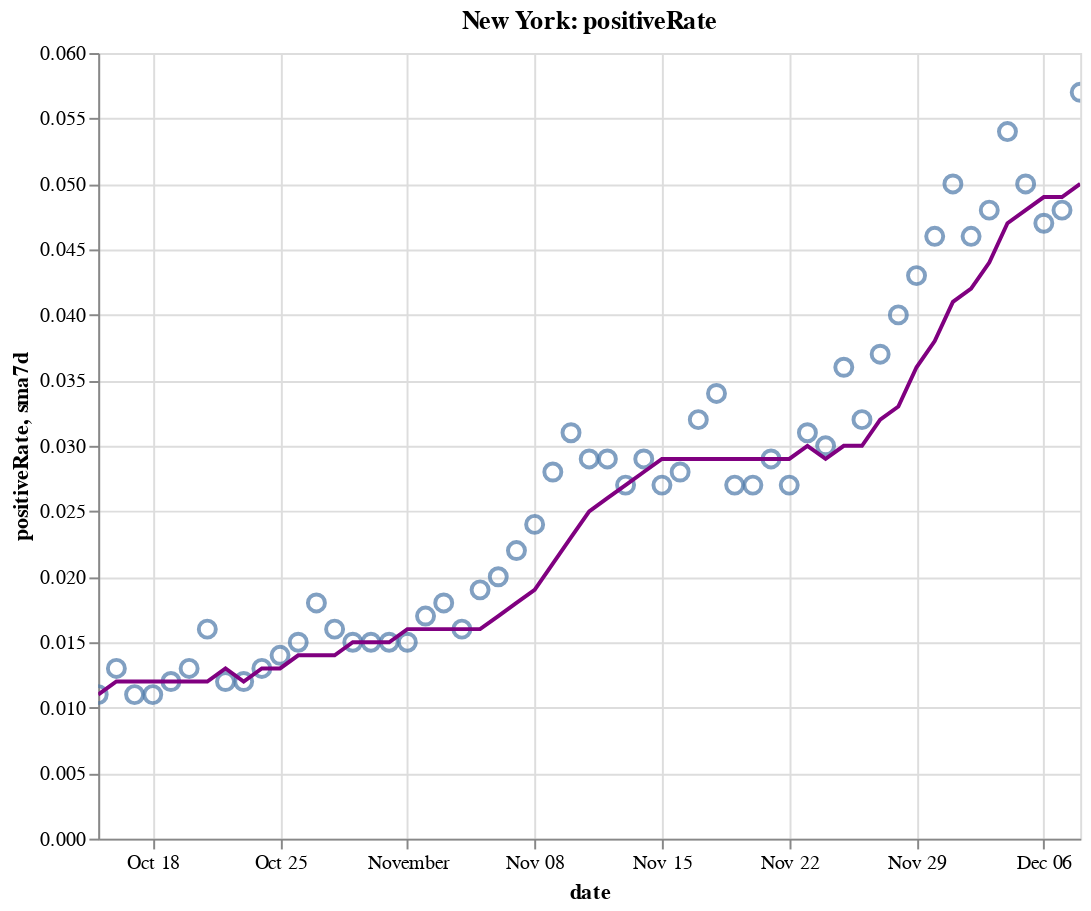

Notebook source saved alongside this figure:
### Code cell
create_plot(ny, 'positiveRate')

### Figure 1 — Vega-Lite specification as saved in the notebook (floating-point values rounded to 4 significant figures)
{"config": {"view": {"continuousWidth": 400, "continuousHeight": 300}}, "layer": [{"layer": [{"mark": {"type": "point", "size": 75}, "encoding": {"tooltip": [{"type": "temporal", "field": "date"}, {"type": "quantitative", "field": "positiveRate"}, {"type": "quantitative", "field": "sma7d"}], "x": {"type": "temporal", "field": "date"}, "y": {"type": "quantitative", "field": "positiveRate"}}, "selection": {"selector010": {"type": "interval", "bind": "scales", "encodings": ["x", "y"]}}}, {"mark": {"type": "line", "color": "purple"}, "encoding": {"x": {"type": "temporal", "field": "date"}, "y": {"type": "quantitative", "field": "sma7d"}}}]}, {"mark": {"type": "rule", "color": "#aaa"}, "encoding": {"x": {"type": "temporal", "field": "date"}}, "transform": [{"filter": {"selection": "selector009"}}]}, {"mark": "circle", "encoding": {"opacity": {"condition": {"value": 1, "selection": "selector009"}, "value": 0}, "tooltip": [{"type": "temporal", "field": "date"}, {"type": "quantitative", "field": "positiveRate"}, {"type": "quantitative", "field": "sma7d"}], "x": {"type": "temporal", "field": "date"}, "y": {"type": "quantitative", "field": "positiveRate"}}, "selection": {"selector009": {"type": "single", "encodings": ["x"], "on": "mouseover", "nearest": true, "empty": "none"}}}, {"mark": {"type": "text", "align": "left", "dx": 5, "dy": -5, "stroke": "white", "strokeWidth": 2}, "encoding": {"text": {"type": "quantitative", "field": "positiveRate"}, "tooltip": [{"type": "temporal", "field": "date"}, {"type": "quantitative", "field": "positiveRate"}, {"type": "quantitative", "field": "sma7d"}], "x": {"type": "temporal", "field": "date"}, "y": {"type": "quantitative", "field": "positiveRate"}}, "transform": [{"filter": {"selection": "selector009"}}]}, {"mark": {"type": "text", "align": "left", "dx": 5, "dy": -5}, "encoding": {"text": {"type": "quantitative", "field": "positiveRate"}, "tooltip": [{"type": "temporal", "field": "date"}, {"type": "quantitative", "field": "positiveRate"}, {"type": "quantitative", "field": "sma7d"}], "x": {"type": "temporal", "field": "date"}, "y": {"type": "quantitative", "field": "positiveRate"}}, "transform": [{"filter": {"selection": "selector009"}}]}], "data": {"name": "data-61a0fd7844747127be25f14bb2d8b8cc"}, "height": 400, "title": "New York: positiveRate", "width": 500, "$schema": "https://vega.github.io/schema/vega-lite/v4.8.1.json", "datasets": {"data-61a0fd7844747127be25f14bb2d8b8cc": [{"date": "2020-10-15T00:00:00", "totalTestResultsIncrease": 133200.0, "positiveIncrease": 1460.0, "death": 25620.0, "deathIncrease": 13.0, "positiveRate": 0.011, "state": "New York", "sma7d": 0.011}, {"date": "2020-10-16T00:00:00", "totalTestResultsIncrease": 136000.0, "positiveIncrease": 1707.0, "death": 25630.0, "deathIncrease": 10.0, "positiveRate": 0.013, "state": "New York", "sma7d": 0.012}, {"date": "2020-10-17T00:00:00", "totalTestResultsIncrease": 160000.0, "positiveIncrease": 1784.0, "death": 25640.0, "deathIncrease": 9.0, "positiveRate": 0.011, "state": "New York", "sma7d": 0.012}, {"date": "2020-10-18T00:00:00", "totalTestResultsIncrease": 128800.0, "positiveIncrease": 1390.0, "death": 25640.0, "deathIncrease": 7.0, "positiveRate": 0.011, "state": "New York", "sma7d": 0.012}, {"date": "2020-10-19T00:00:00", "totalTestResultsIncrease": 82010.0, "positiveIncrease": 998.0, "death": 25660.0, "deathIncrease": 15.0, "positiveRate": 0.012, "state": "New York", "sma7d": 0.012}, {"date": "2020-10-20T00:00:00", "totalTestResultsIncrease": 90540.0, "positiveIncrease": 1201.0, "death": 25670.0, "deathIncrease": 13.0, "positiveRate": 0.013, "state": "New York", "sma7d": 0.012}, {"date": "2020-10-21T00:00:00", "totalTestResultsIncrease": 124800.0, "positiveIncrease": 2026.0, "death": 25680.0, "deathIncrease": 7.0, "positiveRate": 0.016, "state": "New York", "sma7d": 0.012}, {"date": "2020-10-22T00:00:00", "totalTestResultsIncrease": 135300.0, "positiveIncrease": 1628.0, "death": 25690.0, "deathIncrease": 15.0, "positiveRate": 0.012, "state": "New York", "sma7d": 0.013}, {"date": "2020-10-23T00:00:00", "totalTestResultsIncrease": 141500.0, "positiveIncrease": 1637.0, "death": 25700.0, "deathIncrease": 11.0, "positiveRate": 0.012, "state": "New York", "sma7d": 0.012}, {"date": "2020-10-24T00:00:00", "totalTestResultsIncrease": 156900.0, "positiveIncrease": 2061.0, "death": 25720.0, "deathIncrease": 13.0, "positiveRate": 0.013, "state": "New York", "sma7d": 0.013}, {"date": "2020-10-25T00:00:00", "totalTestResultsIncrease": 120800.0, "positiveIncrease": 1632.0, "death": 25730.0, "deathIncrease": 12.0, "positiveRate": 0.014, "state": "New York", "sma7d": 0.013}, {"date": "2020-10-26T00:00:00", "totalTestResultsIncrease": 82120.0, "positiveIncrease": 1191.0, "death": 25740.0, "deathIncrease": 12.0, "positiveRate": 0.015, "state": "New York", "sma7d": 0.014}, {"date": "2020-10-27T00:00:00", "totalTestResultsIncrease": 111600.0, "positiveIncrease": 1991.0, "death": 25760.0, "deathIncrease": 16.0, "positiveRate": 0.018, "state": "New York", "sma7d": 0.014}, {"date": "2020-10-28T00:00:00", "totalTestResultsIncrease": 129700.0, "positiveIncrease": 2031.0, "death": 25770.0, "deathIncrease": 15.0, "positiveRate": 0.016, "state": "New York", "sma7d": 0.014}, {"date": "2020-10-29T00:00:00", "totalTestResultsIncrease": 168400.0, "positiveIncrease": 2499.0, "death": 25790.0, "deathIncrease": 19.0, "positiveRate": 0.015, "state": "New York", "sma7d": 0.015}, {"date": "2020-10-30T00:00:00", "totalTestResultsIncrease": 146900.0, "positiveIncrease": 2255.0, "death": 25800.0, "deathIncrease": 12.0, "positiveRate": 0.015, "state": "New York", "sma7d": 0.015}, {"date": "2020-10-31T00:00:00", "totalTestResultsIncrease": 137000.0, "positiveIncrease": 2049.0, "death": 25810.0, "deathIncrease": 3.0, "positiveRate": 0.015, "state": "New York", "sma7d": 0.015}, {"date": "2020-11-01T00:00:00", "totalTestResultsIncrease": 148900.0, "positiveIncrease": 2255.0, "death": 25820.0, "deathIncrease": 17.0, "positiveRate": 0.015, "state": "New York", "sma7d": 0.016}, {"date": "2020-11-02T00:00:00", "totalTestResultsIncrease": 96100.0, "positiveIncrease": 1633.0, "death": 25840.0, "deathIncrease": 14.0, "positiveRate": 0.017, "state": "New York", "sma7d": 0.016}, {"date": "2020-11-03T00:00:00", "totalTestResultsIncrease": 127900.0, "positiveIncrease": 2321.0, "death": 25850.0, "deathIncrease": 15.0, "positiveRate": 0.018, "state": "New York", "sma7d": 0.016}, {"date": "2020-11-04T00:00:00", "totalTestResultsIncrease": 133500.0, "positiveIncrease": 2126.0, "death": 25870.0, "deathIncrease": 15.0, "positiveRate": 0.016, "state": "New York", "sma7d": 0.016}, {"date": "2020-11-05T00:00:00", "totalTestResultsIncrease": 161000.0, "positiveIncrease": 2997.0, "death": 25890.0, "deathIncrease": 24.0, "positiveRate": 0.019, "state": "New York", "sma7d": 0.016}, {"date": "2020-11-06T00:00:00", "totalTestResultsIncrease": 160700.0, "positiveIncrease": 3209.0, "death": 25910.0, "deathIncrease": 18.0, "positiveRate": 0.02, "state": "New York", "sma7d": 0.017}, {"date": "2020-11-07T00:00:00", "totalTestResultsIncrease": 163300.0, "positiveIncrease": 3587.0, "death": 25930.0, "deathIncrease": 18.0, "positiveRate": 0.022, "state": "New York", "sma7d": 0.018}, {"date": "2020-11-08T00:00:00", "totalTestResultsIncrease": 145600.0, "positiveIncrease": 3428.0, "death": 25950.0, "deathIncrease": 19.0, "positiveRate": 0.024, "state": "New York", "sma7d": 0.019}, {"date": "2020-11-09T00:00:00", "totalTestResultsIncrease": 111400.0, "positiveIncrease": 3144.0, "death": 25970.0, "deathIncrease": 26.0, "positiveRate": 0.028, "state": "New York", "sma7d": 0.021}, {"date": "2020-11-10T00:00:00", "totalTestResultsIncrease": 128000.0, "positiveIncrease": 3965.0, "death": 26000.0, "deathIncrease": 32.0, "positiveRate": 0.031, "state": "New York", "sma7d": 0.023}, {"date": "2020-11-11T00:00:00", "totalTestResultsIncrease": 164300.0, "positiveIncrease": 4820.0, "death": 26030.0, "deathIncrease": 21.0, "positiveRate": 0.029, "state": "New York", "sma7d": 0.025}, {"date": "2020-11-12T00:00:00", "totalTestResultsIncrease": 162600.0, "positiveIncrease": 4797.0, "death": 26060.0, "deathIncrease": 29.0, "positiveRate": 0.029, "state": "New York", "sma7d": 0.026}, {"date": "2020-11-13T00:00:00", "totalTestResultsIncrease": 203700.0, "positiveIncrease": 5401.0, "death": 26080.0, "deathIncrease": 24.0, "positiveRate": 0.027, "state": "New York", "sma7d": 0.027}, {"date": "2020-11-14T00:00:00", "totalTestResultsIncrease": 184200.0, "positiveIncrease": 5388.0, "death": 26100.0, "deathIncrease": 24.0, "positiveRate": 0.029, "state": "New York", "sma7d": 0.028}, {"date": "2020-11-15T00:00:00", "totalTestResultsIncrease": 133200.0, "positiveIncrease": 3649.0, "death": 26130.0, "deathIncrease": 30.0, "positiveRate": 0.027, "state": "New York", "sma7d": 0.029}, {"date": "2020-11-16T00:00:00", "totalTestResultsIncrease": 124600.0, "positiveIncrease": 3490.0, "death": 26160.0, "deathIncrease": 26.0, "positiveRate": 0.028, "state": "New York", "sma7d": 0.029}, {"date": "2020-11-17T00:00:00", "totalTestResultsIncrease": 159900.0, "positiveIncrease": 5088.0, "death": 26190.0, "deathIncrease": 30.0, "positiveRate": 0.032, "state": "New York", "sma7d": 0.029}, {"date": "2020-11-18T00:00:00", "totalTestResultsIncrease": 154400.0, "positiveIncrease": 5294.0, "death": 26220.0, "deathIncrease": 36.0, "positiveRate": 0.034, "state": "New York", "sma7d": 0.029}, {"date": "2020-11-19T00:00:00", "totalTestResultsIncrease": 195200.0, "positiveIncrease": 5310.0, "death": 26260.0, "deathIncrease": 32.0, "positiveRate": 0.027, "state": "New York", "sma7d": 0.029}, {"date": "2020-11-20T00:00:00", "totalTestResultsIncrease": 205500.0, "positiveIncrease": 5468.0, "death": 26290.0, "deathIncrease": 35.0, "positiveRate": 0.027, "state": "New York", "sma7d": 0.029}, {"date": "2020-11-21T00:00:00", "totalTestResultsIncrease": 207900.0, "positiveIncrease": 5972.0, "death": 26330.0, "deathIncrease": 34.0, "positiveRate": 0.029, "state": "New York", "sma7d": 0.029}, {"date": "2020-11-22T00:00:00", "totalTestResultsIncrease": 196600.0, "positiveIncrease": 5392.0, "death": 26360.0, "deathIncrease": 31.0, "positiveRate": 0.027, "state": "New York", "sma7d": 0.029}, {"date": "2020-11-23T00:00:00", "totalTestResultsIncrease": 191500.0, "positiveIncrease": 5906.0, "death": 26390.0, "deathIncrease": 33.0, "positiveRate": 0.031, "state": "New York", "sma7d": 0.03}, {"date": "2020-11-24T00:00:00", "totalTestResultsIncrease": 164800.0, "positiveIncrease": 4881.0, "death": 26440.0, "deathIncrease": 51.0, "positiveRate": 0.03, "state": "New York", "sma7d": 0.029}, {"date": "2020-11-25T00:00:00", "totalTestResultsIncrease": 173100.0, "positiveIncrease": 6265.0, "death": 26480.0, "deathIncrease": 41.0, "positiveRate": 0.036, "state": "New York", "sma7d": 0.03}, {"date": "2020-11-26T00:00:00", "totalTestResultsIncrease": 217700.0, "positiveIncrease": 6933.0, "death": 26550.0, "deathIncrease": 67.0, "positiveRate": 0.032, "state": "New York", "sma7d": 0.03}, {"date": "2020-11-27T00:00:00", "totalTestResultsIncrease": 219400.0, "positiveIncrease": 8176.0, "death": 26590.0, "deathIncrease": 39.0, "positiveRate": 0.037, "state": "New York", "sma7d": 0.032}, {"date": "2020-11-28T00:00:00", "totalTestResultsIncrease": 152400.0, "positiveIncrease": 6063.0, "death": 26630.0, "deathIncrease": 44.0, "positiveRate": 0.04, "state": "New York", "sma7d": 0.033}, {"date": "2020-11-29T00:00:00", "totalTestResultsIncrease": 157300.0, "positiveIncrease": 6723.0, "death": 26690.0, "deathIncrease": 58.0, "positiveRate": 0.043, "state": "New York", "sma7d": 0.036}, {"date": "2020-11-30T00:00:00", "totalTestResultsIncrease": 149000.0, "positiveIncrease": 6819.0, "death": 26750.0, "deathIncrease": 57.0, "positiveRate": 0.046, "state": "New York", "sma7d": 0.038}, {"date": "2020-12-01T00:00:00", "totalTestResultsIncrease": 146700.0, "positiveIncrease": 7285.0, "death": 26820.0, "deathIncrease": 69.0, "positiveRate": 0.05, "state": "New York", "sma7d": 0.041}, {"date": "2020-12-02T00:00:00", "totalTestResultsIncrease": 193600.0, "positiveIncrease": 8973.0, "death": 26890.0, "deathIncrease": 73.0, "positiveRate": 0.046, "state": "New York", "sma7d": 0.042}, {"date": "2020-12-03T00:00:00", "totalTestResultsIncrease": 203400.0, "positiveIncrease": 9855.0, "death": 26960.0, "deathIncrease": 66.0, "positiveRate": 0.048, "state": "New York", "sma7d": 0.044}, {"date": "2020-12-04T00:00:00", "totalTestResultsIncrease": 208300.0, "positiveIncrease": 11270.0, "death": 27020.0, "deathIncrease": 62.0, "positiveRate": 0.054, "state": "New York", "sma7d": 0.047}, {"date": "2020-12-05T00:00:00", "totalTestResultsIncrease": 215400.0, "positiveIncrease": 10760.0, "death": 27090.0, "deathIncrease": 72.0, "positiveRate": 0.05, "state": "New York", "sma7d": 0.048}, {"date": "2020-12-06T00:00:00", "totalTestResultsIncrease": 205800.0, "positiveIncrease": 9702.0, "death": 27150.0, "deathIncrease": 60.0, "positiveRate": 0.047, "state": "New York", "sma7d": 0.049}, {"date": "2020-12-07T00:00:00", "totalTestResultsIncrease": 152300.0, "positiveIncrease": 7302.0, "death": 27230.0, "deathIncrease": 83.0, "positiveRate": 0.048, "state": "New York", "sma7d": 0.049}, {"date": "2020-12-08T00:00:00", "totalTestResultsIncrease": 162500.0, "positiveIncrease": 9335.0, "death": 27310.0, "deathIncrease": 75.0, "positiveRate": 0.057, "state": "New York", "sma7d": 0.05}]}}
